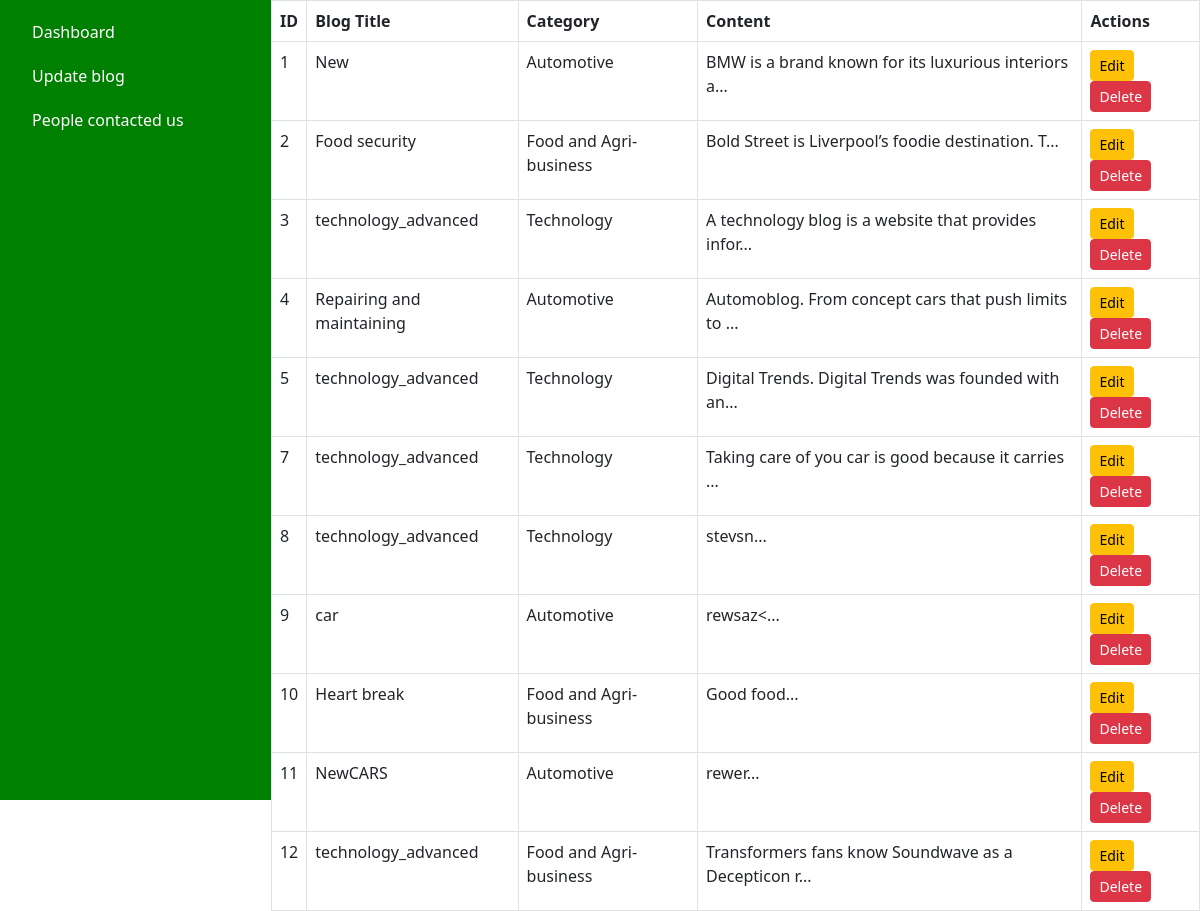
The page /mansge.php on the database its author committed.
### tables this page shows
CREATE TABLE `Blogstable` (
  `id` int(11) NOT NULL,
  `blogtitle` varchar(255) NOT NULL,
  `blogcategory` varchar(100) NOT NULL,
  `blog` text NOT NULL,
  `created_at` timestamp NULL DEFAULT current_timestamp()
);

### mansge.php (the view, shortened to what this page needs)
<?php
$host = 'localhost';
$user = 'root';
$password = 'ROOT';
$database = 'Blog-datab';
$conn = new mysqli($host, $user, $password, $database);
$result = $conn->query("SELECT * FROM Blogstable");
?>
<!DOCTYPE html>
<html lang="en">
<head>
    <link rel="stylesheet" href="style.css">
    <link href="https://cdn.jsdelivr.net/npm/bootstrap@5.3.0-alpha3/dist/css/bootstrap.min.css" rel="stylesheet">
</head>
<body>
<div class="flex">
    <div class="sidebar">
        <ul>
            <li><a href="dashboard.php">Dashboard</a></li>
            <li><a href="">Update blog</a></li>
            <li><a href="viewcontact.php">People contacted us</a></li>
        </ul>
    </div>
    <div class="main">
        <table class="table table-bordered">
            <thead>
                <tr>
                    <th>ID</th>
                    <th>Blog Title</th>
                    <th>Category</th>
                    <th>Content</th>
                    <th>Actions</th>
                </tr>
            </thead>
            <tbody>
                <?php while ($row = $result->fetch_assoc()): ?>
                    <tr>
                        <td><?php echo $row['id']; ?></td>
                        <td><?php echo $row['blogtitle']; ?></td>
                        <td><?php echo $row['blogcategory']; ?></td>
                        <td><?php echo substr($row['blog'], 0, 50) . '...'; ?></td>
                        <td>
                            <a href="edit.php?id=<?php echo $row['id']; ?>" class="btn btn-warning btn-sm">Edit</a>
                            <a href="delete.php?id=<?php echo $row['id']; ?>" class="btn btn-danger btn-sm" onclick="return confirm('Are you sure you want to delete this blog?');">Delete</a>
                        </td>
                    </tr>
                <?php endwhile; ?>
            </tbody>
        </table>
    </div>
</div>
</body>
</html>

### style.css (style rules this page uses)
body { overflow-x: hidden; padding: 0; margin: 0; }
.main { width: 100%; }

### rows shown on the page
blogstable: id "1", blogtitle "New", blogcategory "Automotive", blog "BMW is a brand known for its luxurious interiors a"
blogstable: id "2", blogtitle "Food security", blogcategory "Food and Agri-business", blog "Bold Street is Liverpool’s foodie destination. T"
blogstable: id "3", blogtitle "technology_advanced", blogcategory "Technology", blog "A technology blog is a website that provides infor"
blogstable: id "4", blogtitle "Repairing and maintaining", blogcategory "Automotive", blog "Automoblog. From concept cars that push limits to"
blogstable: id "5", blogtitle "technology_advanced", blogcategory "Technology", blog "Digital Trends. Digital Trends was founded with an"
blogstable: id "7", blogtitle "technology_advanced", blogcategory "Technology", blog "Taking care of you car is good because it carries"
blogstable: id "8", blogtitle "technology_advanced", blogcategory "Technology", blog "stevsn"
blogstable: id "9", blogtitle "car", blogcategory "Automotive", blog "rewsaz<"
blogstable: id "10", blogtitle "Heart break", blogcategory "Food and Agri-business", blog "Good food"
blogstable: id "11", blogtitle "NewCARS", blogcategory "Automotive", blog "rewer"
blogstable: id "12", blogtitle "technology_advanced", blogcategory "Food and Agri-business", blog "Transformers fans know Soundwave as a Decepticon r"
